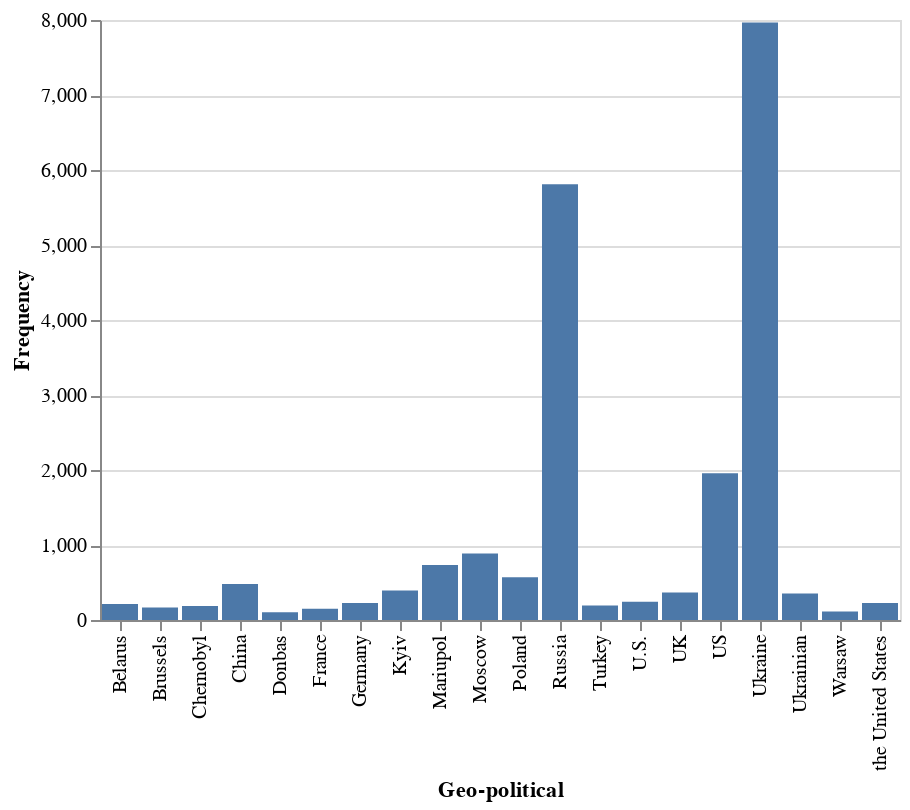

The cell this chart's notebook holds for it:
### Code cell
#Plot top 20 mentioned GPE in the entire datset
alt.Chart(gpe_20).mark_bar().encode(
    x='Geo-political',
    y='Frequency'
)

### Figure 1 — Vega-Lite specification as saved in the notebook (floating-point values rounded to 4 significant figures)
{"config": {"view": {"continuousWidth": 400, "continuousHeight": 300}}, "data": {"name": "data-d2f9106bc6dc7ce53382adeaddd78698"}, "mark": "bar", "encoding": {"x": {"field": "Geo-political", "type": "nominal"}, "y": {"field": "Frequency", "type": "quantitative"}}, "$schema": "https://vega.github.io/schema/vega-lite/v4.17.0.json", "datasets": {"data-d2f9106bc6dc7ce53382adeaddd78698": [{"Geo-political": "Ukraine", "Frequency": 7968}, {"Geo-political": "Russia", "Frequency": 5810}, {"Geo-political": "US", "Frequency": 1958}, {"Geo-political": "Moscow", "Frequency": 888}, {"Geo-political": "Mariupol", "Frequency": 735}, {"Geo-political": "Poland", "Frequency": 570}, {"Geo-political": "China", "Frequency": 480}, {"Geo-political": "Kyiv", "Frequency": 395}, {"Geo-political": "UK", "Frequency": 368}, {"Geo-political": "Ukrainian", "Frequency": 355}, {"Geo-political": "U.S.", "Frequency": 243}, {"Geo-political": "Germany", "Frequency": 227}, {"Geo-political": "the United States", "Frequency": 227}, {"Geo-political": "Belarus", "Frequency": 215}, {"Geo-political": "Turkey", "Frequency": 192}, {"Geo-political": "Chernobyl", "Frequency": 187}, {"Geo-political": "Brussels", "Frequency": 168}, {"Geo-political": "France", "Frequency": 151}, {"Geo-political": "Warsaw", "Frequency": 113}, {"Geo-political": "Donbas", "Frequency": 102}]}}
